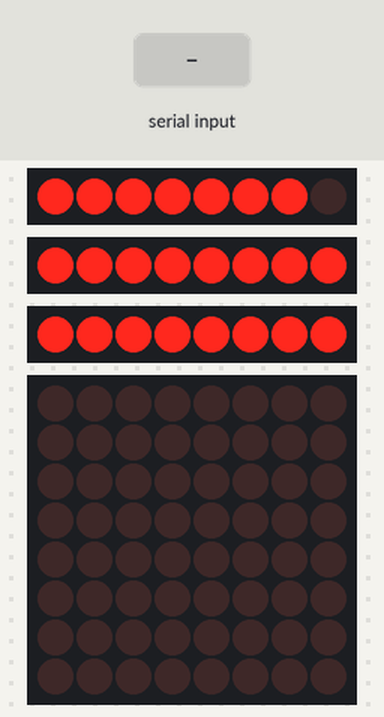
Bench run of a sketch on a simulated Arduino Uno, built with avr-gcc and run on an emulated ATmega328P. Parts: 3 × 8 shift-register outputs drawn as a row of LEDs (first output left, lit = HIGH), 8×8 LED matrix. Wiring (inferred from the names in the program): 3 × shift register (74HC595): data pin 4, shift clock pin 6, latch pin 5 / data pin 12, shift clock pin 11 / data pin 10, shift clock pin 9. Wiring (inferred from the signals the program sends): 3 × row of LEDs: on Q0, Q1, Q2, Q3, Q4, Q5, Q6, Q7 / on Q0, Q1, Q2, Q3, Q4, Q5, Q6, Q7 / on Q0, Q1, Q2, Q3, Q4, Q5, Q6, Q7. The inputs (shaded band) are chosen by the test bench. Random numbers use the default seed unless the sketch sets one; what the sketch prints to the serial monitor is not drawn.

Above: at 1.2 s.
1.3 s: "30,150\n" received over Serial
At 1.9 s:
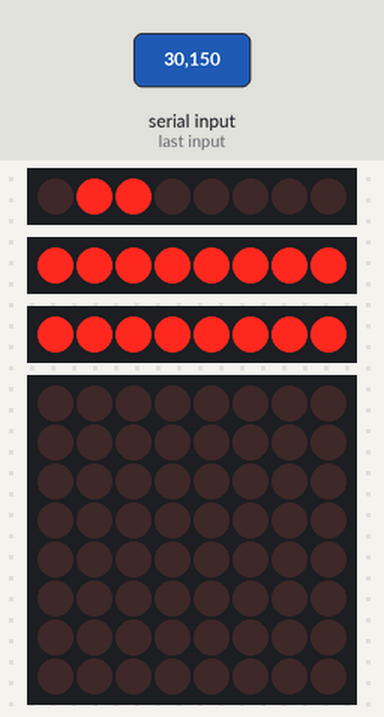
3.8 s: "." received over Serial
At 5.5 s:
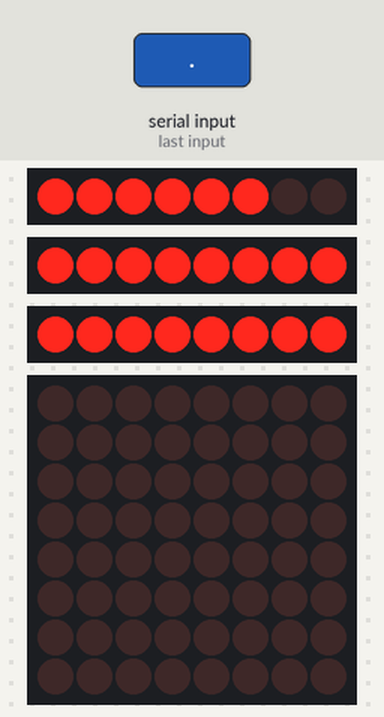
6.8 s: "90,45\n" received over Serial
At 9.0 s:
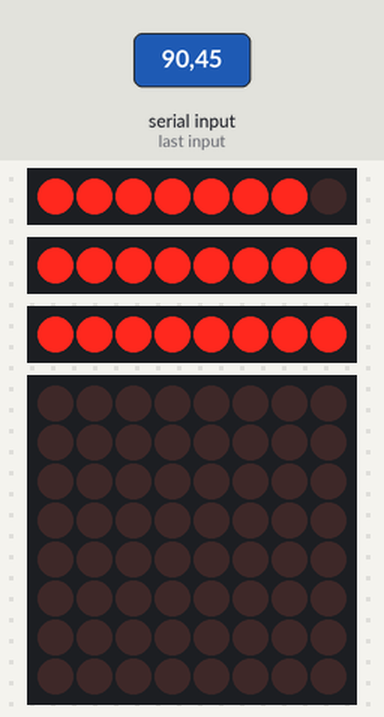
9.3 s: "2\n" received over Serial
At 10.1 s:
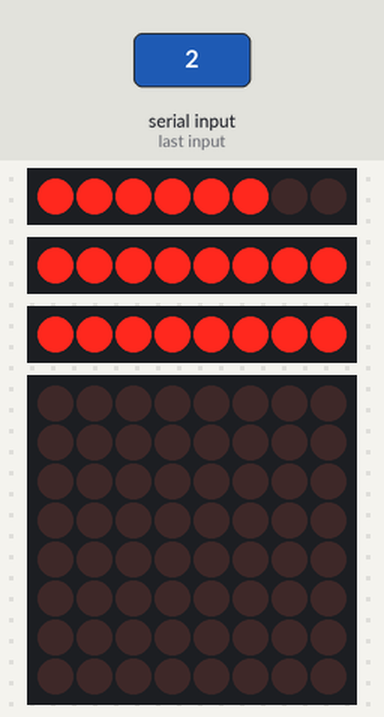
12.3 s: "0\n" received over Serial
At 12.7 s:
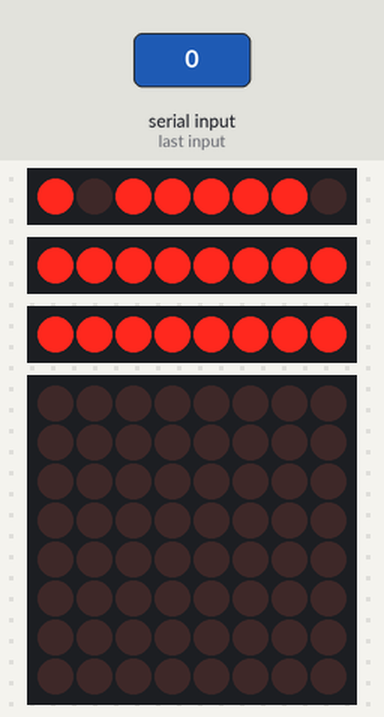
14.8 s: "1\n" received over Serial
Timing chart, 0 to 32.4 s (numbered marks = the images above; inputs shaded):
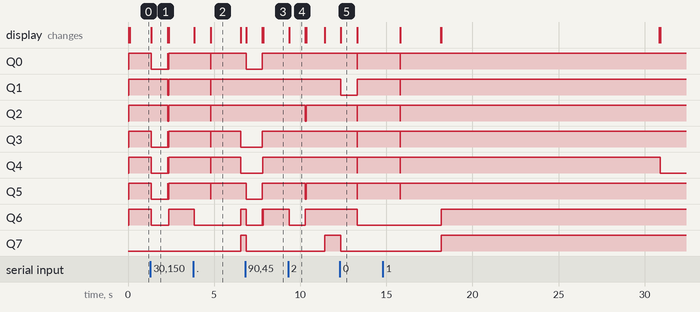

Measured:
- after the input at 1.3 s, Q0, Q3–5: HIGH → LOW after 0.06 s, → HIGH 0.95 s later, → LOW 0.01 s later, → HIGH 0.04 s later; Q1, Q2: HIGH → LOW after 1.0 s, → HIGH 0.04 s later; Q6: HIGH → LOW after 0.06 s, → HIGH 1.0 s later; the display: changes after 0.06 s (image 1)
- after the input at 6.8 s, Q0, Q5: HIGH → LOW after 0.06 s, → HIGH 0.95 s later; Q3, Q4: LOW → HIGH after 1.0 s; Q6: HIGH → LOW after 0.06 s, → HIGH 0.95 s later, → LOW 0.01 s later, → HIGH 0.04 s later; Q7: HIGH → LOW after 0.06 s; the display: first changes after 0.06 s (image 3 shows a later state)
- after the input at 12.3 s, Q0, Q2–5: HIGH → LOW after 1.0 s, → HIGH 0.02 s later; Q1: HIGH → LOW after 0.06 s, → HIGH 0.96 s later; Q6: HIGH → LOW after 1.0 s; Q7: HIGH → LOW after 0.06 s; the display: changes after 0.06 s (image 5)
- what the display in image 1 shows lasts 0.9 s, from 1.4 s to 2.3 s
- what the display in image 2 shows lasts 1.8 s, from 4.8 s to 6.6 s

The sketch:

7segAndMatrix.ino
```cpp
#include "Timer.h" //include timer library
#include "LedControl.h"

LedControl lc=LedControl(14,15,16,1);
/* we always wait a bit between updates of the display */
unsigned long delaytime1=500;
unsigned long delaytime2=50;

long count = 0;
Timer t; // craete a timer object
long number = 0; //declear the variables
int first_digit = 0;
int second_digit = 0;
int third_digit = 0;
int fourth_digit = 0;
int timer_event = 0;
int CA_1 = 12;
int CA_2 = 11;
int CA_3 = 10;
int CA_4 = 9;
int clk = 6;
int latch = 5;
int data = 4;
int digits[4] ;
int CAS[4] = {12, 11, 10, 9};
byte numbers[21] {B11111100, B01100000, B11011010, B11110010, B01100110, B10110110, B10111110, B11100000, B11111110, B11110110,
                  B11111101, B01100001, B11011011, B11110011, B01100111, B10110111, B10111111, B11100001, B11111111, B11110111,
                  B00000000};

int slidecounter = 0;
long updateInterval = 100000;
int currentPol = 150;
int currentImg = 0;

int randomBias = 10;
//byte combinations for each number 0-9
void setup() {
  Serial.begin(9600); //serial start and pin config
  pinMode(CA_1, OUTPUT);
  pinMode(CA_2, OUTPUT);
  pinMode(CA_3, OUTPUT);
  pinMode(CA_4, OUTPUT);
  pinMode(clk, OUTPUT);
  pinMode(latch, OUTPUT);
  pinMode(data, OUTPUT);
  digitalWrite(CA_1, HIGH);
  digitalWrite(CA_2, HIGH);
  digitalWrite(CA_3, HIGH);
  digitalWrite(CA_4, HIGH);

  lc.shutdown(0,false);
  /* Set the brightness to a medium values */
  lc.setIntensity(0,2);
  /* and clear the display */
  lc.clearDisplay(0);

  break_number(1234, 0);
  timer_event = t.every(1, display_number);
  Serial.println("please Enter a number from 0 to 9999");
}

void loop() {
  slidecounter = slidecounter + 1;
  t.update(); //timer update
  if (Serial.available()) { // read from serial
    t.stop(timer_event); //stop timer if anythign to read
    cathode_high(); // blank the screen
    String s = Serial.readString(); //read the serail value
    // Decimal place stuff
    int dpIndex = s.indexOf(".");
    s.remove(dpIndex,1);
    number = (long)s.toInt(); //convert it to int
    if (number > 9999) { //check the number is 0-9999
      Serial.println("Please Enter Number Between 0 - 9999");
    } else {
      break_number(number, dpIndex);
      timer_event = t.every(1, display_number); // start timer again
    }
  }

  if (slidecounter % updateInterval == 0) {

    writeArduinoOnMatrix((int)((slidecounter / updateInterval)% (6 * updateInterval)));

  }
  if (slidecounter % (updateInterval/4) == 0) {
      currentPol += random(-10,10 + randomBias);
  if (currentPol < 20) {
    currentPol += 100;
  }
  if (currentPol > 300) {
    randomBias = 0;
  }
  break_number(currentPol, 3);
  }
}

void break_number(long num, int dpIndex) { // seperate the input number into 4 single digits

  first_digit = num / 1000;
  if (dpIndex == 1) {
    digits[0] = first_digit + 10;
  } else {
    if (first_digit != 0) {
          digits[0] = first_digit;
    } else {
      digits[0] = 20;
    }
  }

  int first_left = num - (first_digit * 1000);
  second_digit = first_left / 100;
  if (dpIndex == 2) {
    digits[1] = second_digit + 10;
  } else {
    digits[1] = second_digit;
  }
  int second_left = first_left - (second_digit * 100);
  third_digit = second_left / 10;
  if (dpIndex == 3) {
    digits[2] = third_digit + 10;
  } else {
    digits[2] = third_digit;
  }
  fourth_digit = second_left - (third_digit * 10);
  digits[3] = fourth_digit;
  if (dpIndex == 4) {
    digits[3] = fourth_digit + 10;
  } else {
    digits[3] = fourth_digit;
  }
}

void display_number() { //scanning

  cathode_high(); //black screen
  digitalWrite(latch, LOW); //put the shift register to read
  shiftOut(data, clk, LSBFIRST, numbers[digits[count]]); //send the data
  digitalWrite(CAS[count], LOW); //turn on the relevent digit
  digitalWrite(latch, HIGH); //put the shift register to write mode
  count++; //count up the digit
  if (count == 4) { // keep the count between 0-3
    count = 0;
  }
}

void cathode_high() { //turn off all 4 digits
  digitalWrite(CA_1, HIGH);
  digitalWrite(CA_2, HIGH);
  digitalWrite(CA_3, HIGH);
  digitalWrite(CA_4, HIGH);
}


/*
 This method will display the characters for the
 word "Arduino" one after the other on the matrix.
 (you need at least 5x7 leds to see the whole chars)
 */
void writeArduinoOnMatrix(int imgNumber) {
  /* here is the data for the characters */
  byte house[8] =  {B00011000,B00111100,B01111110,B11111111,B01011010,B01111110,B01101110,B01101110};
  byte tick[8] =  {B00000000,B00000000,B00000001,B00000010,B01000100,B00101000,B00010000,B00000000};
  byte smile[8] = {B00000000,B00000000,B00100100,B00100100,B00000000,B01000010,B00111100,B00000000};
  byte sad[8] = {B00000000,B00000000,B01100110,B00100100,B00000000,B01111110,B01000010,B00000000};
  byte cross[8] =  {B00000000,B01000010,B00100100,B00011000,B00011000,B00100100,B01000010,B00000000};
  byte man[8] = {B00000111,B00000011,B00100001,B11111001,B00100001,B00100001,B01010001,B10001001};
  byte image[8];

  currentImg += 1;

  if (currentPol < 250) {
      if (currentImg % 3 == 0) { memcpy(image, smile, sizeof(smile[0])*8);}
      else if (currentImg % 3 == 1) { memcpy(image, tick, sizeof(tick[0])*8);}
      else if (currentImg % 3 == 2) { memcpy(image, man, sizeof(man[0])*8);}
  } else {
    if (currentImg % 3 == 0) { memcpy(image, house, sizeof(house[0])*8);}
    else if (currentImg % 3 == 1) { memcpy(image, sad, sizeof(sad[0])*8);}
    else if (currentImg % 3 == 2) { memcpy(image, cross, sizeof(cross[0])*8);}
  }


  /* now display them one by one with a small delay */
  lc.setRow(0,0,image[0]);
  lc.setRow(0,1,image[1]);
  lc.setRow(0,2,image[2]);
  lc.setRow(0,3,image[3]);
  lc.setRow(0,4,image[4]);
  lc.setRow(0,5,image[5]);
  lc.setRow(0,6,image[6]);
  lc.setRow(0,7,image[7]);
}
```
